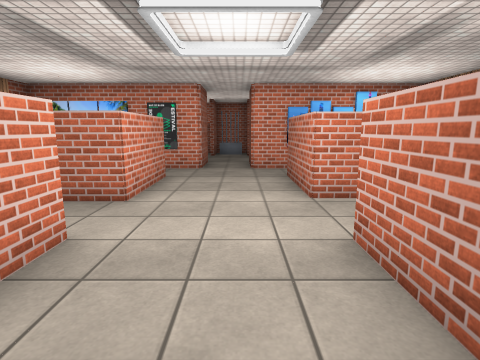
View 1 (above)

19 first-person views from a walk through a 3-D level made in the Unity game engine. The camera is 1.4 m above the floor, tilts 10° down and sees 80° across. The floor is counted in squares, 1 m on a side. Each view is taken from the middle of a square. On the plan, view 1 faces up. The plan holds only what a view shows up to about 14 squares ahead; the rest is blank. The player is left out. Some surface patterns are stand-ins.

View 2
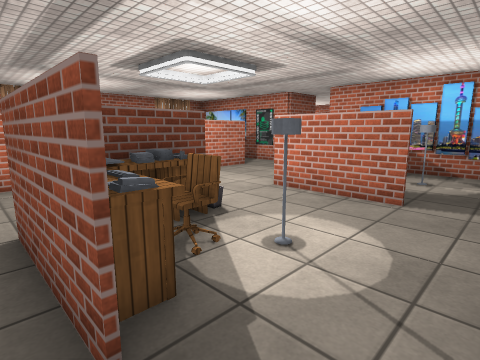

View 3
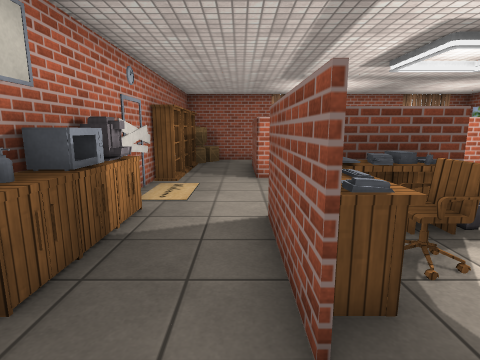

View 4
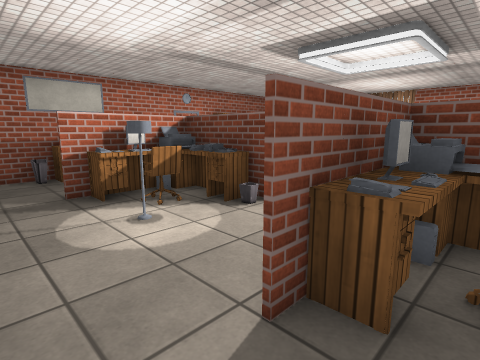

View 5
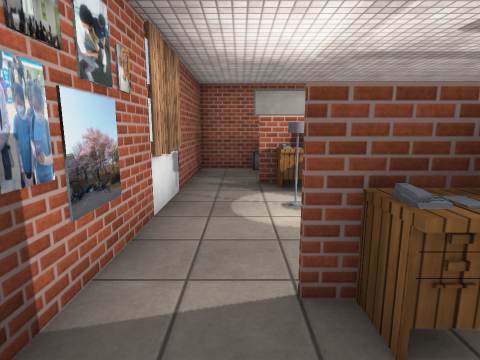

View 6
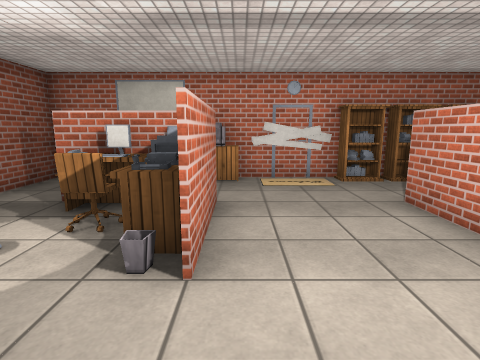

View 7
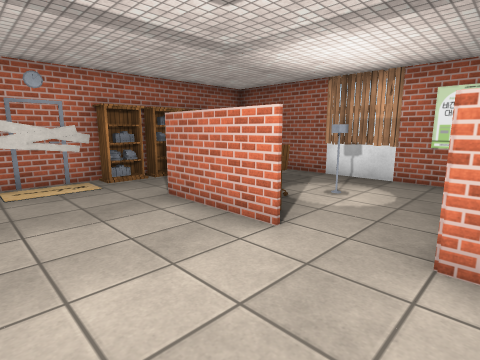

View 8
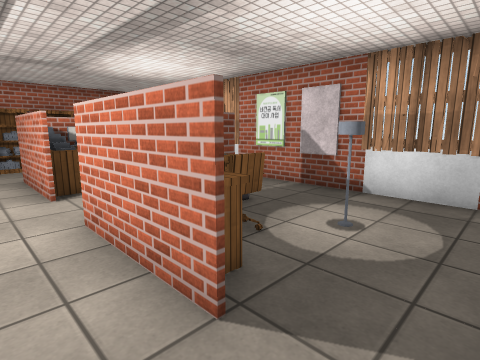

View 9
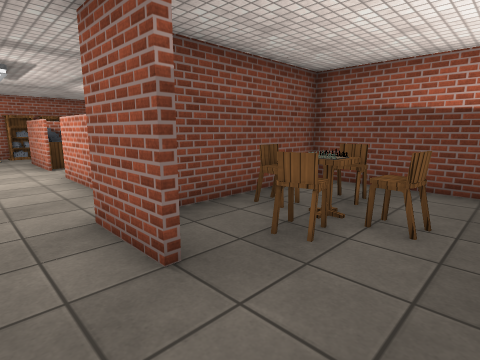

View 10
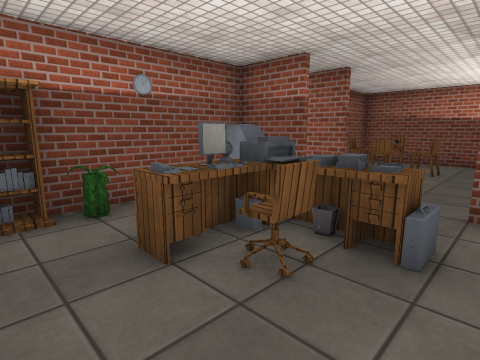

View 11
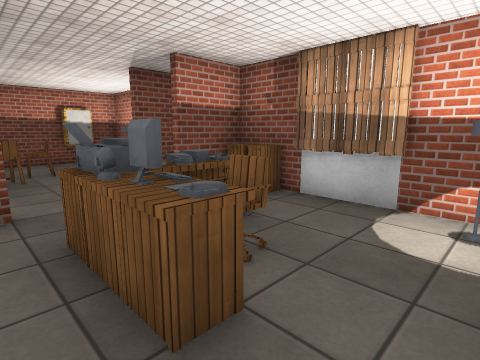

View 12
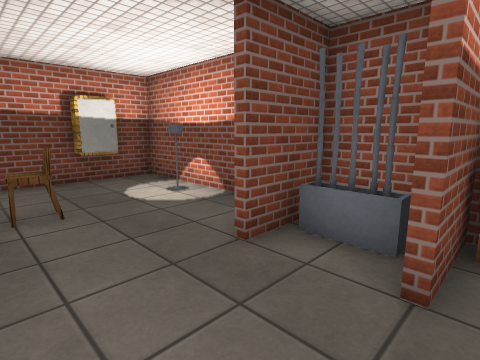

View 13
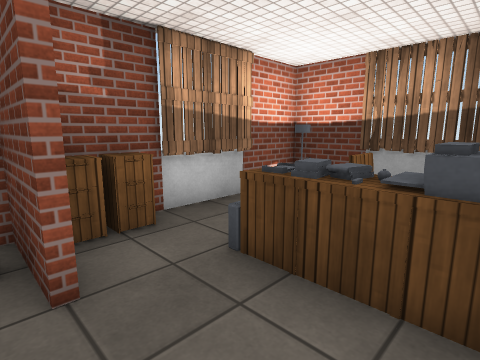

View 14
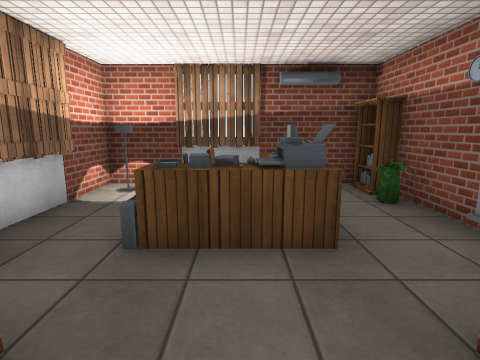

View 15
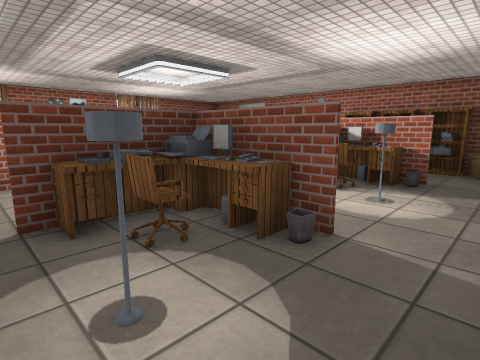

View 16
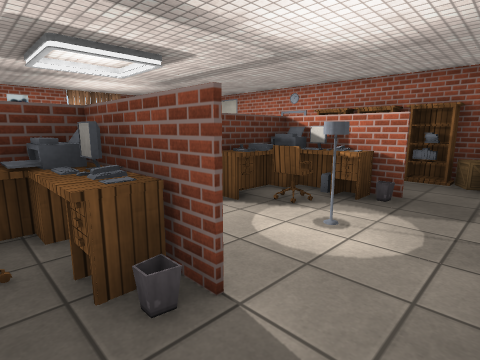

View 17
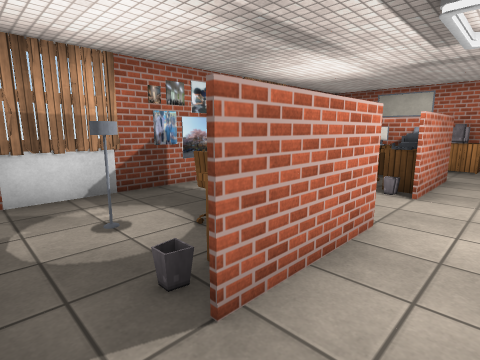

View 18
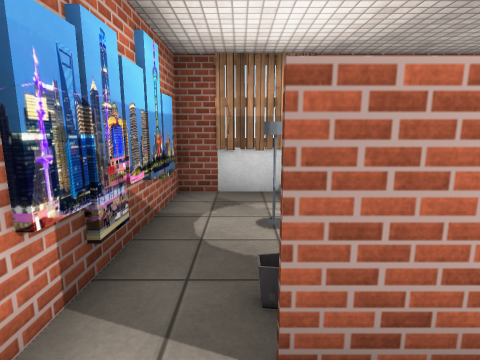

View 19
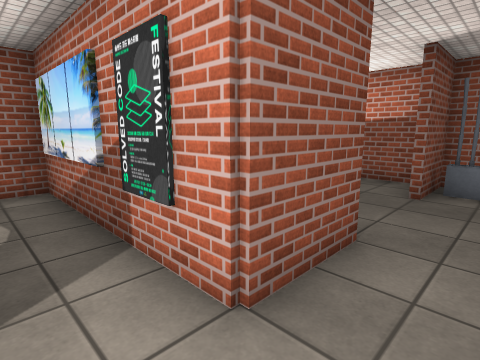

### Floor plan
Points are (right, up) in squares from view 1. A wall is a line through its corners. A room is listed if a view was taken in it or the views show most of it. See-through windows are left out.
Room 1 (views 1, 2, 3, 4, 5, 6, 7, 8, 17, 18, 19)
walls: (-2.2, 3.6) (-2.2, 0.4); (-2.2, 8.6) (-2.2, 5.4); (3.8, -2.4) (6.4, -2.4) (6.4, 10.4) (0.4, 10.4); (-1.4, -2.4) (2, -2.4); (-1.4, 10.4) (-2.6, 10.4)
ways out: opening at (-0.5, 11) to room 2; opening at (-2, 4.5) to room 3; opening at (-2, 9) to room 3; opening at (-1, -0.5) to room 3
objects: other object (0, -2); counter (1, -2); machine (2, -2); printer (2, 1); desk (2, 2) to (2, 3); printer (2, 6) to (2, 7); desk (2, 8); counter (3, -2) to (4, -2); monitor (3, 1); chair (3, 2); monitor (3, 5); desk (3, 6); chair (3, 7); desk (4, 1); lamp (4, 3); other object (4, 6); lamp (4, 8) to (4, 9); other object (5, -2); other object (5, 1); other object (5, 6); other object (6, 2); other object (6, 8) to (6, 9)
Room 2 (views 9, 10, 11, 12, 13, 14)
walls: (-1.4, 12.6) (-1.4, 10.4); (-2, 17.4) (-7.4, 17.4) (-7.4, 16.4); (0.6, 10.6) (5.6, 10.6); (0.6, 17.5) (0.6, 15.5); (-4.5, 10.6) (-2.8, 10.6); (-7.4, 15.5) (-7.4, 9.6); (-7.5, 10.6) (-6.4, 10.6); (6.4, 10.9) (6.4, 17.4) (-1.4, 17.4)
low walls: (0.1, 16.7) (-1.1, 16.7); (0.1, 16.8) (0.1, 16.3) (-1.2, 16.3)
ways out: opening at (-0.5, 11) to room 1
objects: cup (-7, 16); chair (-6, 13); chair (-5, 12) to (-4, 12); other object (-5, 13) to (-4, 13); chair (-5, 14) to (-4, 14); lamp (-5, 17); chair (-3, 13); other object (1, 12) to (2, 12); cabinet (1, 17); printer (2, 13) to (3, 14); desk (2, 15) to (3, 15); cabinet (2, 17); other object (3, 12); chair (3, 14) to (4, 14); other object (3, 17) to (4, 17); other object (4, 11); other object (4, 12); desk (4, 13); bookshelf (5, 11) to (6, 11); monitor (5, 13); other object (6, 14) to (6, 15); lamp (6, 17)
Room 3 (views 15, 16)
walls: (-2.3, 0.5) (-2.3, 2.9); (-2.3, 5.5) (-2.3, 8.6); (-6.2, -2.4) (-5.6, -2.4); (-3.4, -2.4) (-1.4, -2.4); (-7.4, 9.6) (-7.4, -2.1); (-2.6, 10.4) (-4.5, 10.4)
low walls: (-6.4, 10.4) (-7.5, 10.4)
ways out: opening at (-2, 4.5) to room 1; opening at (-2, 9) to room 1; opening at (-1, -0.5) to room 1
objects: box (-7, -2); box (-7, -1); other object (-7, 2); other object (-7, 8); box (-6, -2); bookshelf (-5, -2); desk (-5, 1); lamp (-5, 3); desk (-5, 6); lamp (-5, 8); other object (-4, -2); other object (-4, 0); monitor (-4, 1); chair (-4, 2); other object (-4, 5); monitor (-4, 6); chair (-4, 7); bookshelf (-3, -2) to (-2, -2); printer (-3, 1) to (-3, 2); desk (-3, 3); printer (-3, 6) to (-3, 7); desk (-3, 8)

Where each view was taken, in squares from view 1:
view 1: 0 up, 0 right, facing up
view 2: 0 up, 6 right, facing up-left
view 3: 0 up, 6 right, facing left
view 4: 7 up, 6 right, facing down-left
view 5: 8 up, 5 right, facing down
view 6: 6 up, 1 right, facing down
view 7: 6 up, 1 right, facing down-left
view 8: 10 up, 1 left, facing down-left
view 9: 15 up, 0 right, facing down-left
view 10: 16 up, 6 right, facing down-left
view 11: 12 up, 6 right, facing up-left
view 12: 13 up, 1 right, facing up-left
view 13: 13 up, 0 right, facing up-right
view 14: 14 up, 1 left, facing right
view 15: 9 up, 7 left, facing down-right
view 16: 7 up, 7 left, facing down-right
view 17: 10 up, 0 right, facing down-right
view 18: 9 up, 0 right, facing right
view 19: 9 up, 0 right, facing up-left
